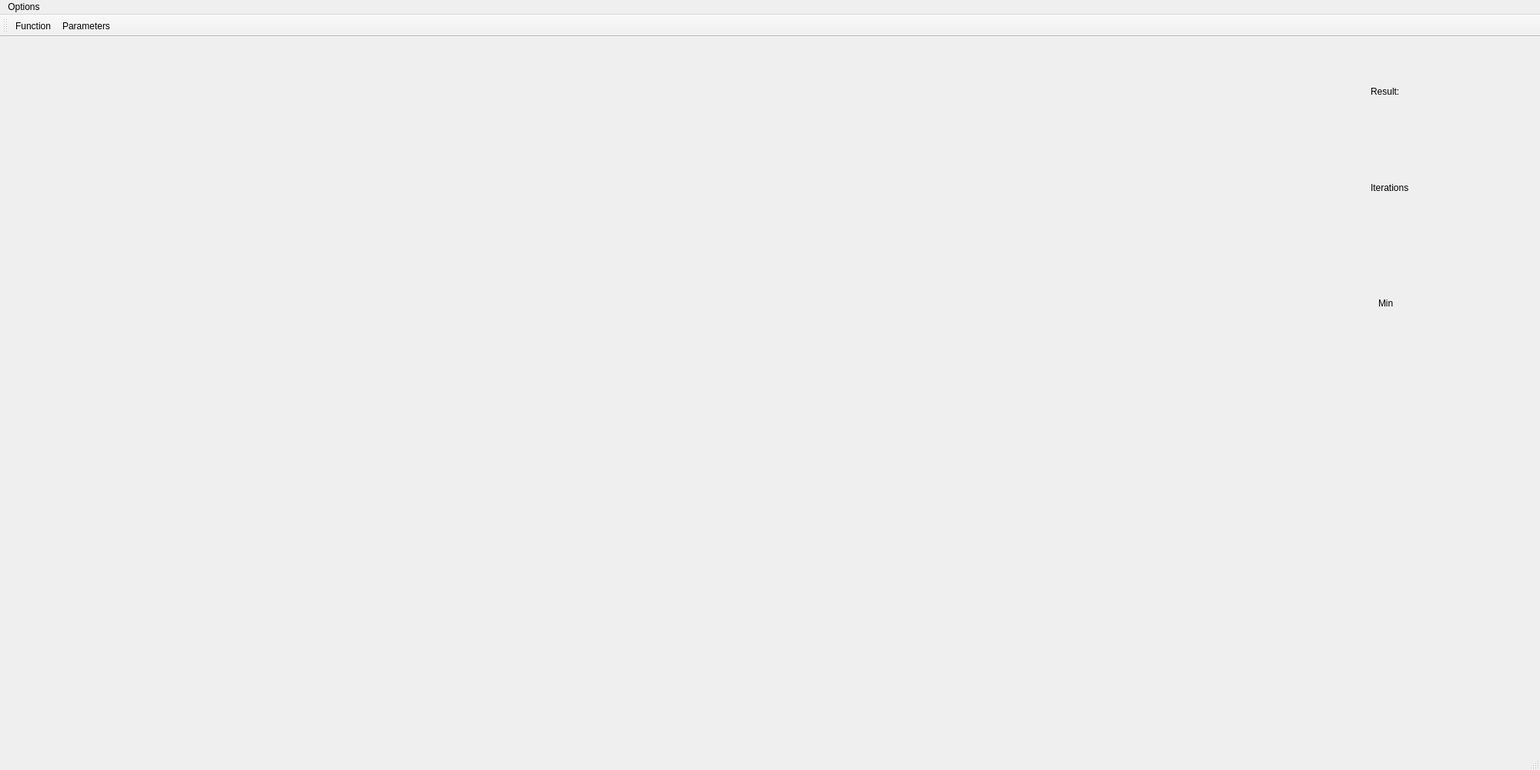
<?xml version="1.0" encoding="UTF-8"?>
<ui version="4.0">
 <class>MainWindow</class>
 <widget class="QMainWindow" name="MainWindow">
  <property name="geometry">
   <rect>
    <x>0</x>
    <y>0</y>
    <width>2000</width>
    <height>1000</height>
   </rect>
  </property>
  <property name="minimumSize">
   <size>
    <width>2000</width>
    <height>1000</height>
   </size>
  </property>
  <property name="maximumSize">
   <size>
    <width>2000</width>
    <height>1000</height>
   </size>
  </property>
  <property name="baseSize">
   <size>
    <width>10</width>
    <height>10</height>
   </size>
  </property>
  <property name="windowTitle">
   <string>MainWindow</string>
  </property>
  <widget class="QWidget" name="centralWidget">
   <widget class="QCustomPlot" name="customPlot" native="true">
    <property name="geometry">
     <rect>
      <x>39</x>
      <y>10</y>
      <width>1601</width>
      <height>811</height>
     </rect>
    </property>
   </widget>
   <widget class="QLabel" name="label">
    <property name="geometry">
     <rect>
      <x>1780</x>
      <y>40</y>
      <width>151</width>
      <height>61</height>
     </rect>
    </property>
    <property name="text">
     <string>Result:</string>
    </property>
   </widget>
   <widget class="QLabel" name="label_2">
    <property name="geometry">
     <rect>
      <x>1690</x>
      <y>110</y>
      <width>301</width>
      <height>41</height>
     </rect>
    </property>
    <property name="text">
     <string/>
    </property>
   </widget>
   <widget class="QLabel" name="label_3">
    <property name="geometry">
     <rect>
      <x>1780</x>
      <y>180</y>
      <width>161</width>
      <height>31</height>
     </rect>
    </property>
    <property name="text">
     <string>Iterations</string>
    </property>
   </widget>
   <widget class="QLabel" name="label_4">
    <property name="geometry">
     <rect>
      <x>1780</x>
      <y>270</y>
      <width>161</width>
      <height>41</height>
     </rect>
    </property>
    <property name="text">
     <string/>
    </property>
   </widget>
   <widget class="QLabel" name="label_5">
    <property name="geometry">
     <rect>
      <x>1790</x>
      <y>320</y>
      <width>191</width>
      <height>51</height>
     </rect>
    </property>
    <property name="text">
     <string>Min</string>
    </property>
   </widget>
   <widget class="QLabel" name="label_6">
    <property name="geometry">
     <rect>
      <x>1780</x>
      <y>390</y>
      <width>81</width>
      <height>41</height>
     </rect>
    </property>
    <property name="text">
     <string/>
    </property>
   </widget>
   <widget class="QLabel" name="label_7">
    <property name="geometry">
     <rect>
      <x>1780</x>
      <y>470</y>
      <width>81</width>
      <height>51</height>
     </rect>
    </property>
    <property name="text">
     <string/>
    </property>
   </widget>
  </widget>
  <widget class="QMenuBar" name="menuBar">
   <property name="geometry">
    <rect>
     <x>0</x>
     <y>0</y>
     <width>2000</width>
     <height>19</height>
    </rect>
   </property>
   <widget class="QMenu" name="menuOptions">
    <property name="title">
     <string>Options</string>
    </property>
    <addaction name="actionParameters"/>
    <addaction name="actionFunction"/>
   </widget>
   <addaction name="menuOptions"/>
  </widget>
  <widget class="QToolBar" name="mainToolBar">
   <attribute name="toolBarArea">
    <enum>TopToolBarArea</enum>
   </attribute>
   <attribute name="toolBarBreak">
    <bool>false</bool>
   </attribute>
   <addaction name="actionFunction"/>
   <addaction name="actionParameters"/>
  </widget>
  <widget class="QStatusBar" name="statusBar"/>
  <action name="actionParameters">
   <property name="icon">
    <iconset resource="myres.qrc">
     <normaloff>:/Images/icon1.png</normaloff>:/Images/icon1.png</iconset>
   </property>
   <property name="text">
    <string>Parameters</string>
   </property>
  </action>
  <action name="actionFunction">
   <property name="icon">
    <iconset resource="myres.qrc">
     <normaloff>:/Images/icon2.png</normaloff>:/Images/icon2.png</iconset>
   </property>
   <property name="text">
    <string>Function</string>
   </property>
  </action>
 </widget>
 <layoutdefault spacing="6" margin="11"/>
 <customwidgets>
  <customwidget>
   <class>QCustomPlot</class>
   <extends>QWidget</extends>
   <header>../../qcustomplot.h</header>
   <container>1</container>
  </customwidget>
 </customwidgets>
 <resources>
  <include location="myres.qrc"/>
 </resources>
 <connections/>
</ui>
